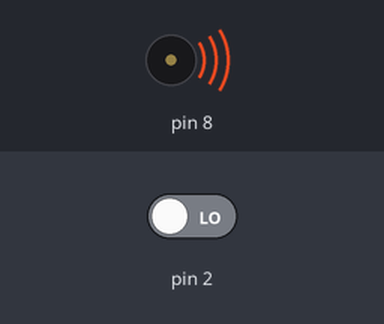
Bench run of a sketch on a simulated Arduino Uno, built with avr-gcc and run on an emulated ATmega328P. On the bench: buzzer (waves = sounding). The test bench sets the inputs (shaded band); at power-on: pin 2 LOW.

Above: at 1.2 s.
1.3 s: pin 2 driven HIGH
At 1.8 s:
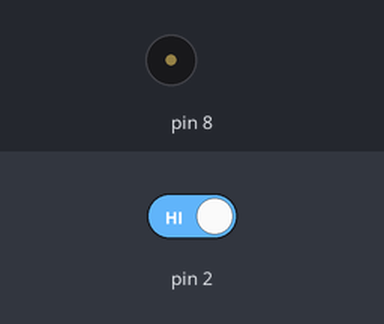
2.8 s: pin 2 driven LOW
At 4.1 s:
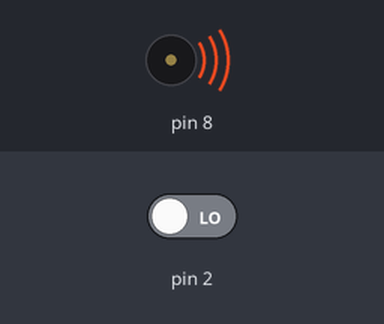
Timing chart, 0 to 5.8 s (numbered marks = the images above; inputs shaded):
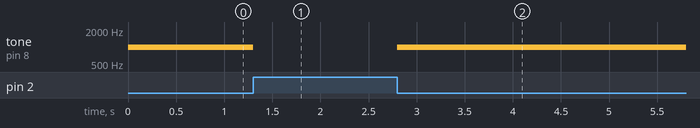

Measured:
- after the input at 1.3 s, tone on pin 8: 1000 Hz → silent at once
- after the input at 2.8 s, tone on pin 8: silent → 1000 Hz at once

The sketch:

3.5.2-Buzzer.ino
```cpp
/*
Arduino外部中断的使用
外部中断触发警报声
*/

//默认无遮挡，蜂鸣器发声
boolean RunBuzzer = true;

void setup()
{
  Serial.begin(9600);
  // 初始化外部中断
  // 当int.0电平由高变低时,触发中断函数Hello
  attachInterrupt(0, warning, CHANGE);
}

void loop()
{
  if (RunBuzzer)
  {
    tone(8, 1000);
  }
  else
  {
    noTone(8);
  }
}

// 中断函数
void warning()
{
  RunBuzzer = !RunBuzzer;
}
```
